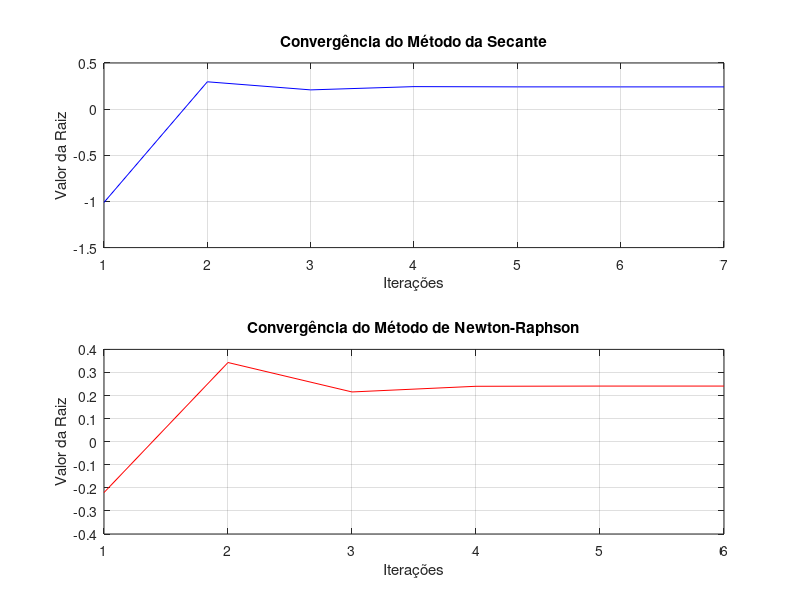

Reproduce this figure in MATLAB.
function lista5Questao3()
    % Definindo constantes
    e = 8.9e-12;
    F = 1.25;
    q = 2e-5;
    Q = 2e-5;
    raio = 0.85;

    % Definindo a função
    f = @(x) (1/(4*pi*e)) * (q * Q * x / (x^2 + raio^2)^(3/2)) - F;

    % Define a tolerância para o erro absoluto
    Es = 5^(-4); % Tolerância em porcentagem

    % Executar o método da Secante
    fprintf("Método da Secante:\n");
    [rootSecante, itSecante, valoresSecante] = metodoSecante(f, Es);

    % Executar o método de Newton-Raphson
    fprintf("\nMétodo de Newton-Raphson:\n");
    [rootNewton, itNewton, valoresNewton] = metodoNewtonRaphson(f, e, q, Q, raio, Es);

    % Criar tabela comparativa
    criar_tabela(itSecante, rootSecante, itNewton, rootNewton);

    % Criar gráficos de convergência
    criar_graficos(itSecante, itNewton, valoresSecante, valoresNewton);
endfunction

function [r, it, valores] = metodoSecante(f, Es)
    Ea = Inf; % Erro absoluto inicial
    xPrevio = 0.5; % Valor inicial
    x = 0.6; % Valor inicial
    it = 0; % Contador de iterações
    N = 20; % Número máximo de iterações
    valores = []; % Array para armazenar valores de x

    for it = 0:(N-1)
        xProx = (xPrevio * f(x) - x * f(xPrevio)) / (f(x) - f(xPrevio)); % Cálculo do próximo x
        Ea = calcularErroEstimativa(xProx, x);

        % Armazena o valor atual para o gráfico
        valores = [valores; xProx];

        fprintf('Iteração %d: xr = %f, f(x) = %f, Ea = %f\n', it, x, f(x), Ea);

        if (Ea < Es)
            fprintf("Iterações %d: Raiz encontrada: %f\n", it + 1, xProx);
            r = xProx;
            return;
        end

        xPrevio = x;
        x = xProx;
    endfor

    fprintf("Método falhou em %d iterações\n", it);
    r = NaN; % Indica falha
endfunction

function [r, it, valores] = metodoNewtonRaphson(f, e, q, Q, raio, Es)
    df = @(x) (1 / (4 * pi * e)) * ...
        ((q * Q * (x^2 + raio^2)^(3/2)) - ...
         (3 * q * Q * x^2 * (x^2 + raio^2)^(1/2))) / ...
        (x^2 + raio^2)^3;

    Ea = Inf; % Erro absoluto inicial
    x = 0.5; % Valor inicial
    it = 0; % Contador de iterações
    N = 20; % Número máximo de iterações
    valores = []; % Array para armazenar valores de x

    for it = 0:(N-1)
        xProx = x - f(x) / df(x); % Cálculo do próximo x
        Ea = calcularErroEstimativa(xProx, x);

        % Armazena o valor atual para o gráfico
        valores = [valores; xProx];

        fprintf('Iteração %d: xr = %f, f(x) = %f, Ea = %f\n', it, x, f(x), Ea);

        if (Ea < Es)
            fprintf("Iterações %d: Raiz encontrada: %f\n", it + 1, xProx);
            r = xProx;
            return;
        end

        x = xProx;
    endfor

    fprintf("Método falhou em %d iterações\n", it);
    r = NaN; % Indica falha
endfunction

function Ea = calcularErroEstimativa(resultadoAtual, resultadoPrev)
    if resultadoPrev == Inf
        Ea = Inf; % Se o valor anterior for infinito, o erro é infinito
    else
        Ea = abs((resultadoAtual - resultadoPrev) / resultadoAtual) * 100; % Calcula o erro percentual
    end
endfunction

function criar_tabela(itSecante, rootSecante, itNewton, rootNewton)
    fprintf("\nTabela Comparativa:\n");
    fprintf("%-20s %-20s %-20s\n", "Método", "Número de Iterações", "Resultado Final");
    fprintf("%-20s %-20d %-20f\n", "Secante", itSecante, rootSecante);
    fprintf("%-20s %-20d %-20f\n", "Newton-Raphson", itNewton, rootNewton);
endfunction

function criar_graficos(itSecante, itNewton, valoresSecante, valoresNewton)
    % Exemplo de como você poderia criar gráficos de convergência
    figure;

    % Gráfico para Secante
    subplot(2, 1, 1);
    plot(1:length(valoresSecante), valoresSecante, 'b-');
    title('Convergência do Método da Secante');
    xlabel('Iterações');
    ylabel('Valor da Raiz');
    grid on;

    % Gráfico para Newton-Raphson
    subplot(2, 1, 2);
    plot(1:length(valoresNewton), valoresNewton, 'r-');
    title('Convergência do Método de Newton-Raphson');
    xlabel('Iterações');
    ylabel('Valor da Raiz');
    grid on;

    % Salvar gráficos se necessário
    saveas(gcf, 'convergencia_métodos_secante_newton.png');
endfunction

% Chama a função principal
lista5Questao3();
